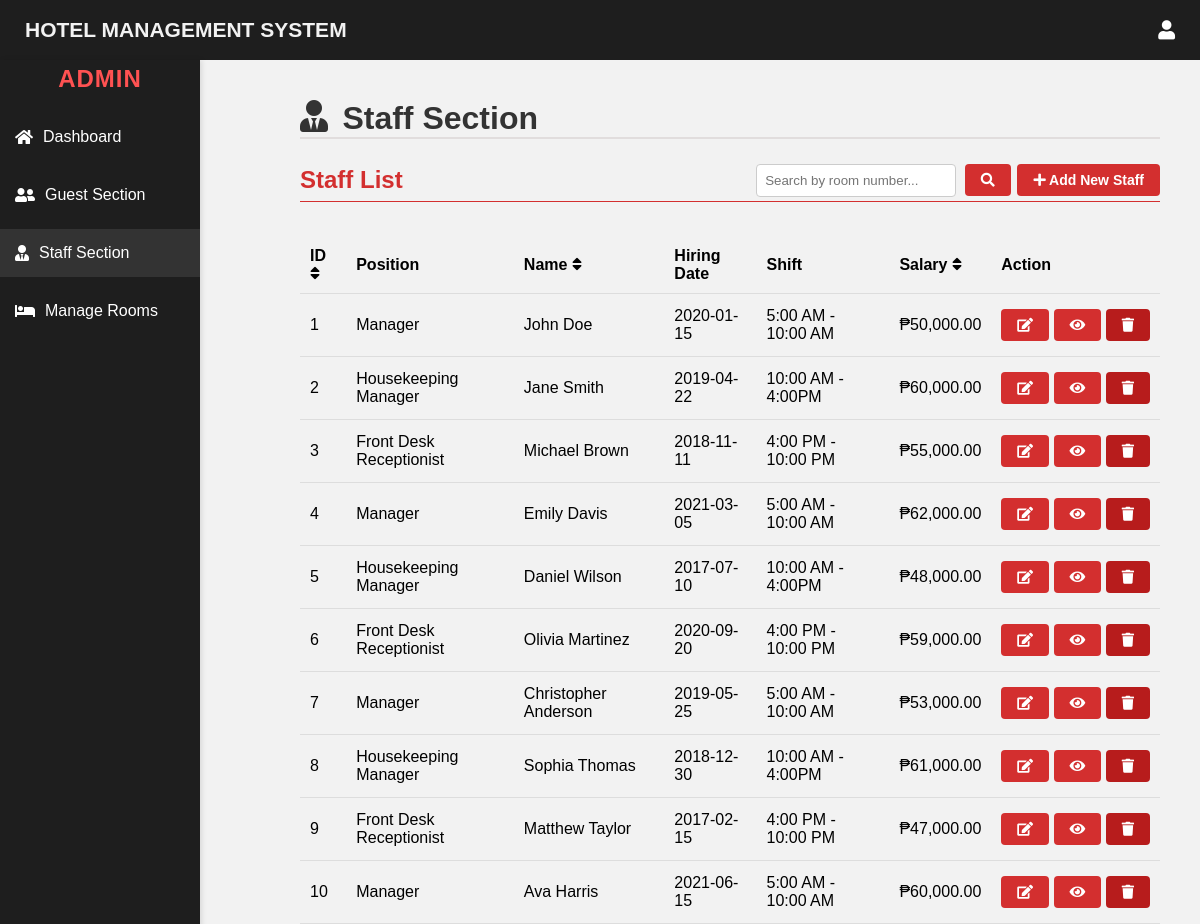
Page /index.php?page=staffs (signed in) on the committed database.
### tables this page shows
CREATE TABLE staffs (
    id INT AUTO_INCREMENT PRIMARY KEY,
    fname VARCHAR(50) NOT NULL,
    lname VARCHAR(50) NOT NULL,
    bod DATE NOT NULL,
    gender VARCHAR(10) NOT NULL,
    email VARCHAR(100) NOT NULL,
    phone VARCHAR(20) NOT NULL,
    street_address VARCHAR(100) NOT NULL,
    street_address2 VARCHAR(100),
    country VARCHAR(50) NOT NULL,
    city VARCHAR(50) NOT NULL,
    region VARCHAR(50) NOT NULL,
    postal_code VARCHAR(20) NOT NULL,
    id_card_type int(11) NOT NULL,
    id_card_no varchar(20) NOT NULL,
    hiring_date DATE NOT NULL,
    shiftid INT NOT NULL,
    staff_type_id INT NOT NULL,
    salary DECIMAL(10, 2) NOT NULL
);

CREATE TABLE `staff_type` (
  `staff_type_id` int(10) NOT NULL,
  `staff_type` varchar(100) NOT NULL
);

CREATE TABLE `shift` (
  `shift_id` int(10) NOT NULL,
  `shift` varchar(100) NOT NULL,
  `shift_timing` varchar(100) NOT NULL
);

### staffs.php (the view, shortened to what this page needs)
<?php
include_once('includes/db.php');
$query = "SELECT s.id, st.staff_type, s.fname, s.lname, s.hiring_date, sh.shift_timing, s.salary
          FROM staffs s
          INNER JOIN staff_type st ON s.staff_type_id = st.staff_type_id
          INNER JOIN shift sh ON s.shiftid = sh.shift_id";
$result = mysqli_query($conn, $query);
?>
<!DOCTYPE html>
<html lang="en">
<head>
    <link rel="stylesheet" href="styles/staffs.css">
    <link rel="stylesheet" href="https://cdnjs.cloudflare.com/ajax/libs/font-awesome/5.15.4/css/all.min.css" />
</head>
<body>
    <div class="main-content">
    <h1 class="dash"><i class="fas fa-user-tie"></i> Staff Section </h1>
        <h2 class="staffs">Staff List
            <span>
                <div class="search-container">
                    <input type="text" id="searchInput" placeholder="Search by room number...">
                    <button onclick="searchRoom()" class="btn"><i class="fas fa-search"></i></button>
                </div>
                <a href="index.php?page=add_staff" class="btn add-btn"><i class="fas fa-plus"></i> Add New Staff</a>
            </span>
        </h2>
        <table id="staffTable">
            <thead>
                <tr>
                    <th>ID <i class="fas fa-sort" onclick="sortTable(0)"></i></th>
                    <th>Position</th>
                    <th>Name <i class="fas fa-sort" onclick="sortTable(2)"></i></th>
                    <th>Hiring Date</th>
                    <th>Shift</th>
                    <th>Salary <i class="fas fa-sort" onclick="sortTable(5)"></i></th>
                    <th>Action</th>
                </tr>
            </thead>
            <tbody>
                <?php while ($row = mysqli_fetch_assoc($result)) { ?>
                    <tr>
                        <td><?php echo $row['id']; ?></td>
                        <td><?php echo $row['staff_type']; ?></td>
                        <td><?php echo $row['fname'] . ' ' . $row['lname']; ?></td>
                        <td><?php echo $row['hiring_date']; ?></td>
                        <td><?php echo $row['shift_timing']; ?></td>
                        <td><?php echo '₱' . number_format($row['salary'], 2); ?></td>
                        <td class="action-links">
                            <a href="index.php?page=edit_staff&id=<?php echo $row['id']; ?>" class="btn"><i class="fas fa-edit"></i></a>
                            <a href="index.php?page=view_staff&id=<?php echo $row['id']; ?>" class="btn"><i class="fas fa-eye"></i></a>
                            <button class="btn btn-danger" onclick="confirmDelete(<?php echo $row['id']; ?>)"><i class="fas fa-trash"></i></button>
                        </td>
                    </tr>
                <?php } ?>
            </tbody>
        </table>
    </div>
</body>
</html>

### index.php (shortened to what this page needs)
<!DOCTYPE html>
<html lang="en">
<head>
    <link rel="stylesheet" href="https://cdnjs.cloudflare.com/ajax/libs/font-awesome/5.15.4/css/all.min.css">
    <link rel="stylesheet" href="styles/index.css">
</head>
<body>
    <?php include('templates/header.php'); ?>
    <?php include('templates/sidebar.php'); ?>
    <div class="main-content">
        <?php
        if (isset($_GET['page'])) {
            $page = $_GET['page'];
            $page = str_replace('/', '', $page);
            $page = str_replace('\\', '', $page);
            $allowed_pages = ['dashboard', 'guests', 'rooms', 'staffs','add_staff',
            'view_staff','edit_staff','add_room','edit_room','view_room','view_guest'];
            if (in_array($page, $allowed_pages)) {
                include("$page.php");
            } else {
                echo "<h2>404 Not Found</h2>";
            }
        } else {
            include("dashboard.php");
        }
        ?>
    </div>
</body>
</html>

### templates/header.php (shortened to what this page needs)
<link rel="stylesheet" type="text/css" href="styles/header.css">
<link rel="stylesheet" type="text/css" href="styles/style.css">
<link rel="stylesheet" href="https://cdnjs.cloudflare.com/ajax/libs/font-awesome/5.15.3/css/all.min.css">
<div class="header">
    <h1 class="title">HOTEL MANAGEMENT SYSTEM</h1>
    <div class="user-menu">
        <i class="fas fa-user user-icon"></i>
    </div>
</div>

### templates/sidebar.php
<link rel="stylesheet" type="text/css" href="styles/sidebar.css">
<link rel="stylesheet" type="text/css" href="styles/style.css">
<link rel="stylesheet" href="https://cdnjs.cloudflare.com/ajax/libs/font-awesome/5.15.3/css/all.min.css">
<div class="sidebar">
    <h2>ADMIN</h2>
    <ul>
        <li <?php if ($_GET['page'] == 'dashboard') echo 'class="active"'; ?>>
            <a href="index.php?page=dashboard"><i class="fas fa-home"></i><span>Dashboard</span></a>
        </li>
        <li <?php if ($_GET['page'] == 'guests') echo 'class="active"'; ?>>
            <a href="index.php?page=guests"><i class="fas fa-user-friends"></i><span>Guest Section</span></a>
        </li>
        <li <?php if ($_GET['page'] == 'staffs') echo 'class="active"'; ?>>
            <a href="index.php?page=staffs"><i class="fas fa-user-tie"></i><span>Staff Section</span></a>
        </li>
        <li <?php if ($_GET['page'] == 'rooms') echo 'class="active"'; ?>>
            <a href="index.php?page=rooms"><i class="fas fa-bed"></i><span>Manage Rooms</span></a>
        </li>
    </ul>
</div>

### styles/index.css (style rules this page uses)
* { margin: 0; padding: 0; box-sizing: border-box; }

### styles/header.css (style rules this page uses)
.header { font-family: "Poppins" , sans-serif; width: 100%; height: 60px; display: flex; position:fixed; justify-content: space-between; align-items: center; background-color: #1e1e1e; color: #fff; padding: 0 5px; box-sizing: border-box; font-size:10.5px; }
.header .title { margin-left: 20px; color: #f2f2f2; font-weight: bold; }
.header .user-menu { position: relative; display: inline-block; padding-right: 20px; }
.header .user-menu .user-icon { cursor: pointer; font-size: 1.2rem; }

### styles/style.css (style rules this page uses)
* { font-family: "Poppins" , sans-serif; }

### styles/sidebar.css (style rules this page uses)
.sidebar { max-width: 100%; width: 200px; background-color: #1e1e1e; color: #fff; position: fixed; top: 60px; height: 100%; box-shadow: 2px 0 5px rgba(0, 0, 0, 0.1); z-index: 1; transition: width 0.3s ease; }
.sidebar h2 { text-align: center; margin-bottom: 20px; font-size: 1.5rem; text-transform: uppercase; color: #ff5252; letter-spacing: 1px; padding-top: 5px; }
.sidebar ul { list-style-type: none; padding: 0; margin: 20px 0; }
.sidebar li { margin-bottom: 10px; }
.sidebar a { display: flex; align-items: center; color: #fff; padding: 15px; text-decoration: none; transition: background-color 0.3s ease, transform 0.3s ease; }
.sidebar ul li.active a { background-color: #333; transform: scale(1.0); }
.sidebar a i { margin-right: 10px; }

### styles/staffs.css (style rules this page uses)
body { font-family: Arial, sans-serif; background-color: #f2f2f2; color: #000; }
.main-content { padding: 50px 20px 0 0; display: flex; flex-direction: column; box-sizing: border-box; width: calc(100% - 150px); height: calc(100vh - 60px); margin-left: 150px; }
.main-content h1 { display: flex; gap: 0.9rem; text-align: center; margin-bottom: 20px; color: #333; border-bottom: 2px solid #e1dddd; }
.staffs { color: #d32f2f; border-bottom: 1px solid #d32f2f; margin-bottom: 20px; padding-bottom: 0; display: flex; justify-content: space-between; align-items: center; }
.btn { display: inline-block; padding: 8px 16px; margin: 5px 0; font-size: 14px; text-align: center; text-decoration: none; color: #fff; background-color: #d32f2f; border: none; border-radius: 4px; cursor: pointer; }
.add-btn { max-width: 150px; }
.btn-danger { background-color: #b71c1c; }
table { width: 100%; border-collapse: collapse; margin-top: 15px; }
table th, table td { padding: 10px; text-align: left; border-bottom: 1px solid #ddd; }
.action-links { white-space: nowrap; }
.search-container { display: inline-block; align-items: center; }
.search-container input[type=text] { padding: 8px; width: 200px; border: 1px solid #ccc; border-radius: 4px; margin-right: 2px; }
.search-container .btn { padding: 8px 16px; font-size: 14px; background-color: #d32f2f; color: #fff; border: none; border-radius: 4px; cursor: pointer; }

### rows in the picture
staffs: id "1", staff_type.staff_type "Manager", fname "John", lname "Doe", hiring_date "2020-01-15", shiftid.shift_timing "5:00 AM - 10:00 AM", salary "50,000.00"
staffs: id "2", staff_type.staff_type "Housekeeping Manager", fname "Jane", lname "Smith", hiring_date "2019-04-22", shiftid.shift_timing "10:00 AM - 4:00PM", salary "60,000.00"
staffs: id "3", staff_type.staff_type "Front Desk Receptionist", fname "Michael", lname "Brown", hiring_date "2018-11-11", shiftid.shift_timing "4:00 PM - 10:00 PM", salary "55,000.00"
staffs: id "4", staff_type.staff_type "Manager", fname "Emily", lname "Davis", hiring_date "2021-03-05", shiftid.shift_timing "5:00 AM - 10:00 AM", salary "62,000.00"
staffs: id "5", staff_type.staff_type "Housekeeping Manager", fname "Daniel", lname "Wilson", hiring_date "2017-07-10", shiftid.shift_timing "10:00 AM - 4:00PM", salary "48,000.00"
staffs: id "6", staff_type.staff_type "Front Desk Receptionist", fname "Olivia", lname "Martinez", hiring_date "2020-09-20", shiftid.shift_timing "4:00 PM - 10:00 PM", salary "59,000.00"
staffs: id "7", staff_type.staff_type "Manager", fname "Christopher", lname "Anderson", hiring_date "2019-05-25", shiftid.shift_timing "5:00 AM - 10:00 AM", salary "53,000.00"
staffs: id "8", staff_type.staff_type "Housekeeping Manager", fname "Sophia", lname "Thomas", hiring_date "2018-12-30", shiftid.shift_timing "10:00 AM - 4:00PM", salary "61,000.00"
staffs: id "9", staff_type.staff_type "Front Desk Receptionist", fname "Matthew", lname "Taylor", hiring_date "2017-02-15", shiftid.shift_timing "4:00 PM - 10:00 PM", salary "47,000.00"
staffs: id "10", staff_type.staff_type "Manager", fname "Ava", lname "Harris", hiring_date "2021-06-15", shiftid.shift_timing "5:00 AM - 10:00 AM", salary "60,000.00"
